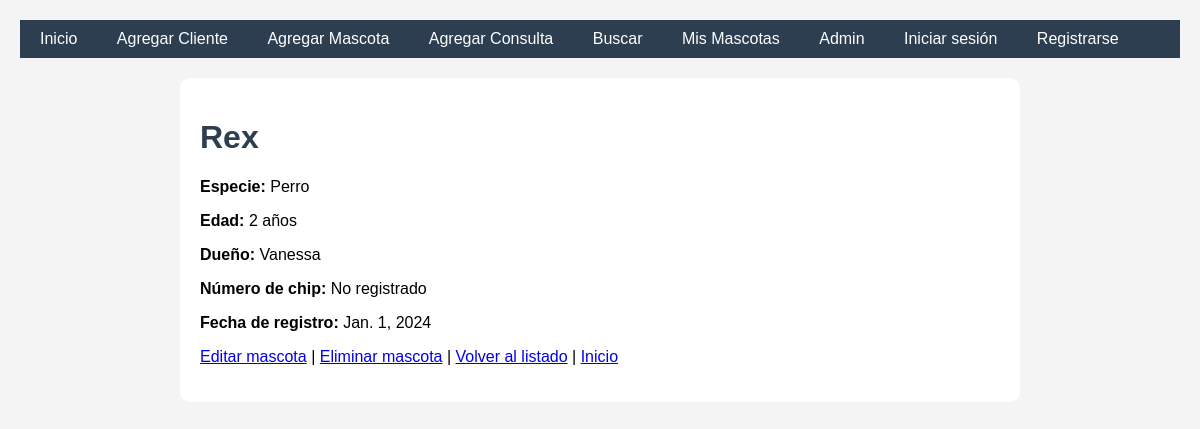
The app's page /mascotas/1/ with its own data.
### veterinaria/models.py (models this page shows, shortened)
class Mascota(models.Model):
    ESPECIES = [
        ('perro', 'Perro'),
        ('gato', 'Gato'),
        ('conejo', 'Conejo'),
        ('ave', 'Ave'),
        ('otro', 'Otro'),
    ]
    nombre = models.CharField(max_length=50)
    especie = models.CharField(max_length=20, choices=ESPECIES)
    edad = models.IntegerField()
    dueno = models.ForeignKey(Cliente, on_delete=models.CASCADE, related_name='mascotas')
    imagen = models.ImageField(upload_to='mascotas/', null=True, blank=True)
    fecha_registro = models.DateField(auto_now_add=True)
    numero_chip = models.IntegerField(unique=True, null=True, blank=True)

class Cliente(models.Model):
    nombre = models.CharField(max_length=50)
    email = models.EmailField()
    telefono = models.CharField(max_length=20)

### veterinaria/views.py (the view)
# urls.py: path('mascotas/<int:mascota_id>/', views.detalle_mascota, name='detalle_mascota'),
def detalle_mascota(request, mascota_id):
    mascota = get_object_or_404(Mascota, id=mascota_id)
    return render(request, 'veterinaria/detalle_mascota.html', {'mascota': mascota})

### veterinaria/templates/veterinaria/detalle_mascota.html (shortened to what this page needs)
{% extends "veterinaria/base.html" %}
{% block content %}
<h1>{{ mascota.nombre }}</h1>
<p><strong>Especie:</strong> {{ mascota.get_especie_display }}</p>
<p><strong>Edad:</strong> {{ mascota.edad }} años</p>
<p><strong>Dueño:</strong> {{ mascota.dueno.nombre }}</p>
<p><strong>Número de chip:</strong> {{ mascota.numero_chip|default:"No registrado" }}</p>
<p><strong>Fecha de registro:</strong> {{ mascota.fecha_registro }}</p>
<p>
    <a href="{% url 'editar_mascota' mascota.id %}">Editar mascota</a> |
    <a href="{% url 'eliminar_mascota' mascota.id %}">Eliminar mascota</a> |
    <a href="{% url 'listado_mascotas' %}">Volver al listado</a> |
    <a href="{% url 'inicio' %}">Inicio</a>
</p>
{% endblock %}

### veterinaria/templates/veterinaria/base.html (style rules this page uses)
body { font-family: Arial, sans-serif; margin: 0; padding: 20px; background-color: #f4f4f4; }
h1 { color: #2c3e50; }

### records on screen
Mascota: nombre "Rex", especie "Perro", edad "2", dueno.nombre "Vanessa", numero_chip "No registrado", fecha_registro "Jan. 1, 2024"
